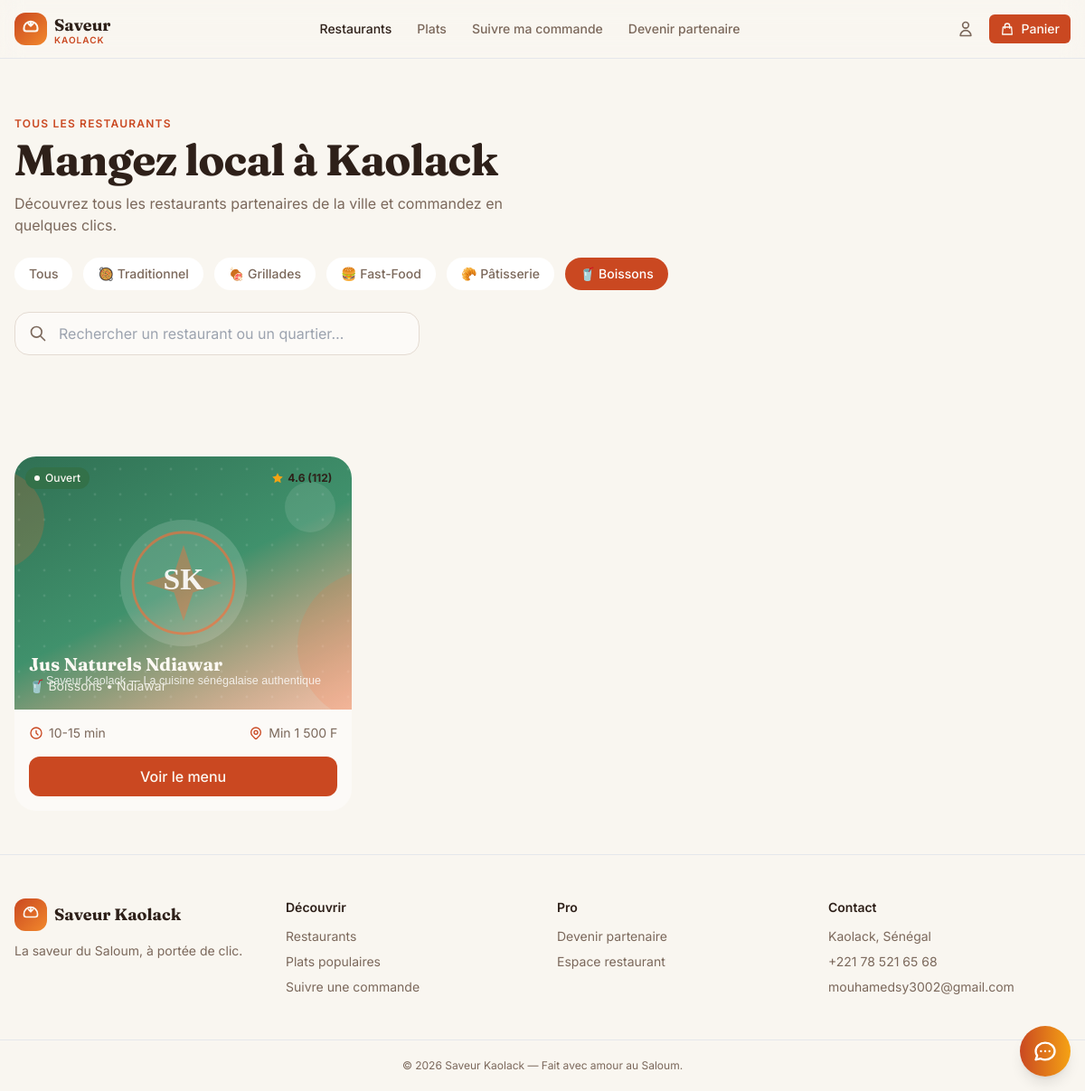
Page /restaurants.php?cat=5 on the earlier database version.
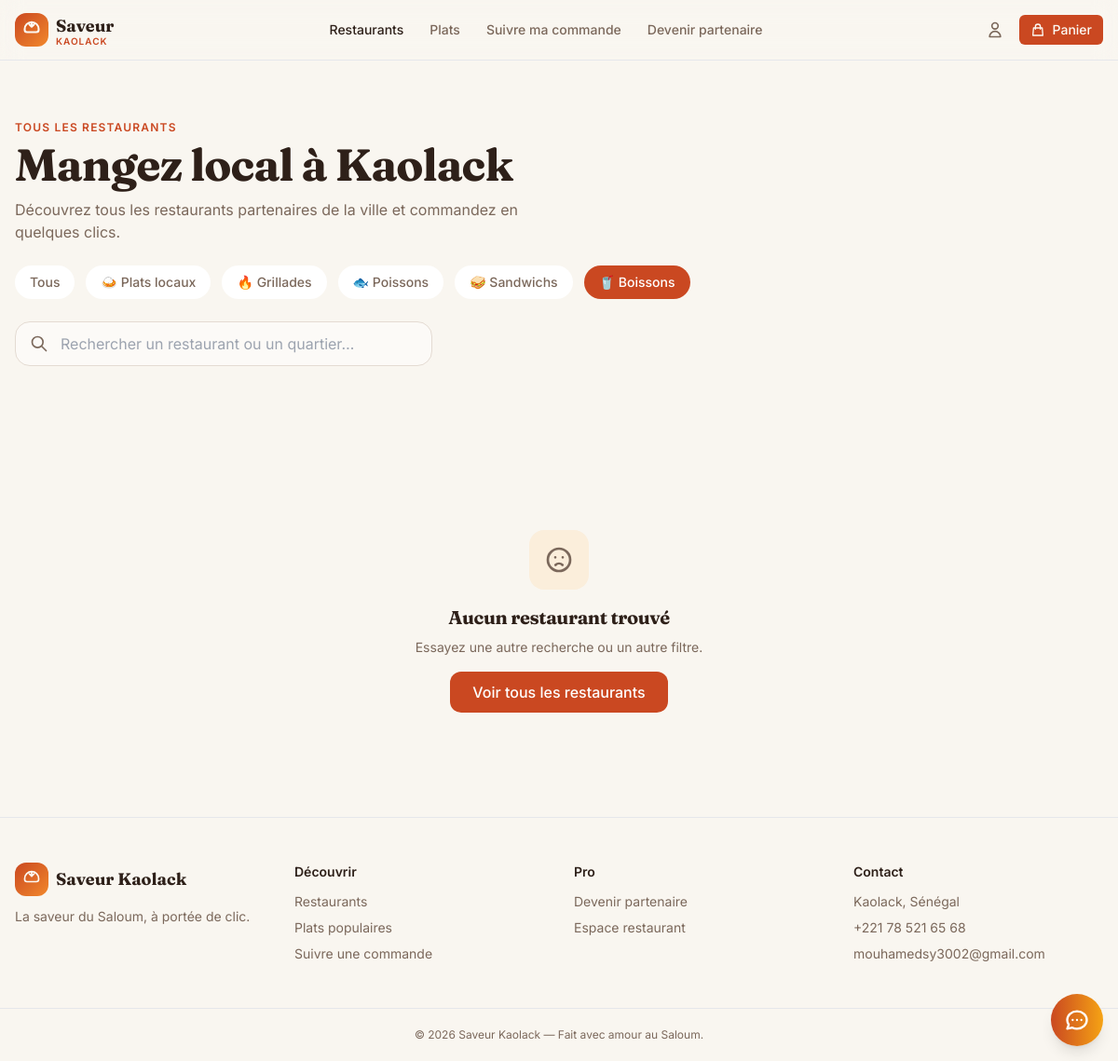
Same page on the later database version.
### tables this page shows
CREATE TABLE `categories` (
  `id`              int(11)     NOT NULL AUTO_INCREMENT,
  `nom`             varchar(50) NOT NULL,
  `icone`           varchar(10) DEFAULT NULL,
  `ordre_affichage` int(11)     DEFAULT 0,
  `description`     text        DEFAULT NULL,
  PRIMARY KEY (`id`)
);

CREATE TABLE `restaurants` (
  `id`                  int(11)       NOT NULL AUTO_INCREMENT,
  `nom`                 varchar(100)  NOT NULL,
  `description`         text          DEFAULT NULL,
  `telephone`           varchar(20)   DEFAULT NULL,
  `email`               varchar(100)  DEFAULT NULL,
  `adresse`             varchar(255)  DEFAULT NULL,
  `quartier`            varchar(50)   DEFAULT NULL,
  `categorie_id`        int(11)       DEFAULT NULL,
  `photo_banniere`      varchar(255)  DEFAULT NULL,
  `photo_resto`         varchar(255)  DEFAULT NULL,
  `logo`                varchar(255)  DEFAULT NULL,
  `heure_ouverture`     time          DEFAULT '08:00:00',
  `heure_fermeture`     time          DEFAULT '22:00:00',
  `delai_livraison_min` int(11)       DEFAULT 20,
  `delai_livraison_max` int(11)       DEFAULT 45,
  `frais_livraison`     int(11)       DEFAULT 1000,
  `commande_minimum`    int(11)       DEFAULT 3000,
  `note_moyenne`        decimal(2,1)  DEFAULT 4.5,
  `nb_avis`             int(11)       DEFAULT 0,
  `est_nouveau`         tinyint(1)    DEFAULT 0,
  `statut`              enum('actif','inactif','ferme','en_attente','refuse') DEFAULT 'en_attente',
  `created_at`          timestamp     NOT NULL DEFAULT current_timestamp(),
  `utilisateur_id`      int(11)       DEFAULT NULL,
  `wave_api_key`        varchar(255)  DEFAULT NULL,
  `telegram_bot_token`  varchar(200)  DEFAULT NULL,
  `telegram_chat_id`    varchar(100)  DEFAULT NULL,
  `latitude`            decimal(10,8) DEFAULT NULL,
  `longitude`           decimal(11,8) DEFAULT NULL,
  PRIMARY KEY (`id`),
  KEY `categorie_id`   (`categorie_id`),
  KEY `utilisateur_id` (`utilisateur_id`),
  CONSTRAINT `restaurants_ibfk_1` FOREIGN KEY (`categorie_id`)   REFERENCES `categories`   (`id`),
  CONSTRAINT `restaurants_ibfk_2` FOREIGN KEY (`utilisateur_id`) REFERENCES `utilisateurs` (`id`)
);

### restaurants.php (the view, shortened to what the changed rows need)
<?php
require_once 'includes/fonctions.php';
try {
    $pdo = getDB();
    $stmt = $pdo->query("SELECT * FROM categories ORDER BY ordre_affichage");
    $categories = $stmt->fetchAll(PDO::FETCH_ASSOC);
    $where = ["statut = 'actif'"];
    $params = [];
    $cat = isset($_GET['cat']) ? (int)$_GET['cat'] : 0;
    if ($cat > 0) {
        $where[] = "categorie_id = :cat";
        $params[':cat'] = $cat;
    }
    $sql = "SELECT r.*, c.nom as categorie_nom, c.icone
            FROM restaurants r
            LEFT JOIN categories c ON r.categorie_id = c.id
            WHERE " . implode(' AND ', $where) . "
            ORDER BY est_nouveau DESC, note_moyenne DESC, nom";
    $stmt = $pdo->prepare($sql);
    $stmt->execute($params);
    $restaurants = $stmt->fetchAll(PDO::FETCH_ASSOC);
} catch (PDOException $e) {
    $restaurants = [];
    $error = 'Erreur BDD: ' . $e->getMessage();
}
require_once 'includes/header.php';
?>
<section class="bg-[hsl(36_78%_92%)]/40">
    <div class="container mx-auto px-4 max-w-7xl py-12 md:py-16">
        <h1 class="mt-2 font-display text-4xl font-bold text-[hsl(20_30%_14%)] md:text-5xl">
            Mangez local à Kaolack
        </h1>
        <div class="mt-6 flex flex-wrap gap-3">
            <a href="?" class="px-4 py-2 rounded-full text-sm font-medium <?php echo empty($cat) ? 'bg-[hsl(14_72%_46%)] text-white' : 'bg-white text-[hsl(25_15%_42%)] hover:bg-[hsl(36_30%_92%)]'; ?> transition-colors">
                Tous
            </a>
            <?php foreach ($categories as $categorie): ?>
            <a href="?cat=<?php echo $categorie['id']; ?>" class="px-4 py-2 rounded-full text-sm font-medium <?php echo $cat == $categorie['id'] ? 'bg-[hsl(14_72%_46%)] text-white' : 'bg-white text-[hsl(25_15%_42%)] hover:bg-[hsl(36_30%_92%)]'; ?> transition-colors">
                <?php echo $categorie['icone'] . ' ' . htmlspecialchars($categorie['nom']); ?>
            </a>
            <?php endforeach; ?>
        </div>
    </div>
</section>
<section class="container mx-auto px-4 max-w-7xl py-12">
    <?php if (isset($error)): ?>
    <div class="rounded-2xl bg-red-50 border border-red-200 p-8 text-center">
        <div class="mx-auto mb-4 flex h-16 w-16 items-center justify-center rounded-2xl bg-red-100 text-red-600">
            <svg xmlns="http://www.w3.org/2000/svg" class="h-8 w-8" fill="none" viewBox="0 0 24 24" stroke="currentColor">
                <path stroke-linecap="round" stroke-linejoin="round" stroke-width="2" d="M12 9v2m0 4h.01m-6.938 4h13.856c1.54 0 2.502-1.667 1.732-3L13.732 4c-.77-1.333-2.694-1.333-3.464 0L3.34 16c-.77 1.333.192 3 1.732 3z" />
            </svg>
        </div>
        <h3 class="font-display text-xl font-bold text-red-800 mb-2">Problème de base de données</h3>
        <p class="text-red-700 mb-4"><?php echo $error; ?></p>
        <div class="bg-white rounded-xl p-4 text-left text-sm text-[hsl(25_15%_42%)]">
            <p class="font-semibold mb-2">Solutions possibles :</p>
            <ul class="list-disc list-inside space-y-1">
                <li>Vérifiez que MySQL est démarré dans XAMPP</li>
                <li><a href="database/install.php" class="text-[hsl(14_72%_46%)] hover:underline">Cliquez ici pour installer la base de données</a></li>
                <li>Vérifiez les identifiants (root / mot de passe vide)</li>
            </ul>
        </div>
    </div>
    <?php else: ?>
    <div class="grid gap-6 md:grid-cols-3">
        <?php foreach ($restaurants as $r):
            $isOpen = estRestaurantOuvert($r['heure_ouverture'], $r['heure_fermeture']);
            $badgeClass = $isOpen ? 'bg-[hsl(142_38%_32%)] text-[hsl(38_60%_97%)]' : 'bg-[hsl(36_30%_92%)] text-[hsl(25_15%_42%)]';
            $dotClass = $isOpen ? 'bg-[hsl(38_60%_97%)]' : 'bg-[hsl(25_15%_42%)]';
            $btnClass = $isOpen ? 'bg-[hsl(14_72%_46%)] text-[hsl(38_60%_97%)] hover:bg-[hsl(14_72%_40%)]' : 'bg-[hsl(36_30%_92%)] text-[hsl(25_15%_42%)] cursor-not-allowed';
            $btnText = $isOpen ? 'Voir le menu' : 'Fermé';
            $delayText = $r['delai_livraison_min'] . '-' . $r['delai_livraison_max'] . ' min';
        ?>
        <div class="group overflow-hidden rounded-3xl bg-[hsl(36_50%_98%)] transition-all duration-300 hover:-translate-y-1 hover:shadow-warm">
            <div class="relative aspect-[4/3] overflow-hidden">
                <?php echo afficherBanniere(
                    $r['photo_banniere'] ?? null,
                    $r['nom'],
                    'h-full w-full object-cover transition-transform duration-500 group-hover:scale-105'
                ); ?>
                <div class="absolute inset-0 bg-gradient-to-t from-[hsl(20_30%_14%)]/70 to-transparent"></div>
                <span class="absolute <?php echo $r['est_nouveau'] ? 'left-3 top-10' : 'left-3 top-3'; ?> inline-flex items-center gap-1.5 px-2.5 py-1 rounded-full text-xs font-medium <?php echo $badgeClass; ?>">
                    <span class="h-1.5 w-1.5 rounded-full <?php echo $dotClass; ?>"></span>
                    <?php echo $isOpen ? 'Ouvert' : 'Fermé'; ?>
                </span>
                <div class="absolute right-3 top-3 flex items-center gap-1 rounded-full bg-[hsl(38_44%_96%)]/95 px-2.5 py-1 text-xs font-bold text-[hsl(20_30%_14%)] shadow-soft">
                    <svg xmlns="http://www.w3.org/2000/svg" class="h-3.5 w-3.5 fill-[hsl(38_92%_52%)] text-[hsl(38_92%_52%)]" viewBox="0 0 24 24" stroke="none">
                        <path d="M12 2l3.09 6.26L22 9.27l-5 4.87 1.18 6.88L12 17.77l-6.18 3.25L7 14.14 2 9.27l6.91-1.01L12 2z"/>
                    </svg>
                    <?php echo number_format($r['note_moyenne'], 1); ?> (<?php echo $r['nb_avis']; ?>)
                </div>
                <div class="absolute bottom-4 left-4 right-4 text-[hsl(38_60%_97%)]">
                    <div class="font-display text-xl font-bold"><?php echo htmlspecialchars($r['nom']); ?></div>
                    <div class="text-sm opacity-90">
                        <?php echo ($r['icone'] ?? '🍽️') . ' ' . htmlspecialchars($r['categorie_nom'] ?? 'Restaurant'); ?> •
                        <?php echo htmlspecialchars($r['quartier']); ?>
                    </div>
                </div>
            </div>
            <div class="flex items-center justify-between p-4 text-sm text-[hsl(25_15%_42%)]">
                <div class="flex items-center gap-1.5">
                    <svg xmlns="http://www.w3.org/2000/svg" class="h-4 w-4 text-[hsl(14_72%_46%)]" fill="none" viewBox="0 0 24 24" stroke="currentColor">
                        <path stroke-linecap="round" stroke-linejoin="round" stroke-width="2" d="M12 8v4l3 3m6-3a9 9 0 11-18 0 9 9 0 0118 0z" />
                    </svg>
                    <?php echo $delayText; ?>
                </div>
                <div class="flex items-center gap-1.5">
                    Min <?php echo number_format($r['commande_minimum'], 0, ',', ' '); ?> F
                </div>
            </div>
            <div class="px-4 pb-4">
                <a href="/saveur-php/restaurant.php?id=<?php echo $r['id']; ?>"
                   class="block w-full py-2.5 text-center rounded-xl <?php echo $btnClass; ?> transition-colors font-medium">
                    <?php echo $btnText; ?>
                </a>
            </div>
        </div>
        <?php endforeach; ?>
    </div>
    <?php if (empty($restaurants)): ?>
    <div class="py-16 text-center">
        <div class="mx-auto mb-4 flex h-16 w-16 items-center justify-center rounded-2xl bg-[hsl(36_78%_92%)] text-[hsl(25_15%_42%)]">
            <svg xmlns="http://www.w3.org/2000/svg" class="h-8 w-8" fill="none" viewBox="0 0 24 24" stroke="currentColor">
                <path stroke-linecap="round" stroke-linejoin="round" stroke-width="2" d="M9.172 16.172a4 4 0 015.656 0M9 10h.01M15 10h.01M21 12a9 9 0 11-18 0 9 9 0 0118 0z" />
            </svg>
        </div>
        <h3 class="font-display text-xl font-bold text-[hsl(20_30%_14%)]">Aucun restaurant trouvé</h3>
        <p class="mt-2 text-sm text-[hsl(25_15%_42%)]">
            Essayez une autre recherche ou un autre filtre.
        </p>
        <a href="?" class="mt-4 inline-flex h-11 items-center justify-center rounded-xl px-6 bg-[hsl(14_72%_46%)] text-white font-medium hover:bg-[hsl(14_72%_40%)] transition-colors">
            Voir tous les restaurants
        </a>
    </div>
    <?php endif; ?>
    <?php endif; ?>
</section>
<?php require_once 'includes/footer.php'; ?>

### includes/header.php (shortened to what the changed rows need)
<?php
$currentPage = basename($_SERVER['PHP_SELF'], '.php');
$currentPath = $_SERVER['PHP_SELF'];
$normalizedPath = str_replace('\\', '/', $currentPath);
$isDashboardPage = (
    strpos($normalizedPath, 'dashboard_resto.php') !== false ||
    strpos($normalizedPath, '/menu.php') !== false ||
    strpos($normalizedPath, '/mes_plats.php') !== false ||
    strpos($normalizedPath, '/modifier_plat.php') !== false ||
    strpos($normalizedPath, '/modifier_restaurant.php') !== false ||
    strpos($normalizedPath, '/profil.php') !== false ||
    strpos($normalizedPath, '/admin/') !== false ||
    ($currentPage == 'commandes' && !empty($_SESSION['role']) && $_SESSION['role'] !== 'client')
);
$links = [
    ['to' => 'restaurants', 'label' => 'Restaurants'],
    ['to' => 'plats', 'label' => 'Plats'],
    ['to' => 'suivi', 'label' => 'Suivre ma commande'],
    ['to' => 'partenaire', 'label' => 'Devenir partenaire'],
];
?>
<!DOCTYPE html>
<html lang="fr">
<head>
    <script src="https://cdn.tailwindcss.com"></script>
</head>
<body class="min-h-screen bg-[hsl(38_44%_96%)]">
    <?php if ($isDashboardPage): ?>
    <header class="sticky top-0 z-50 border-b border-[hsl(30_25%_86%)]/60 bg-[hsl(38_44%_96%)]/85 backdrop-blur-md">
        <div class="container mx-auto px-4 max-w-7xl flex h-16 items-center justify-between">
            <a href="/saveur-php/" class="flex items-center gap-2">
                <div class="flex h-9 w-9 items-center justify-center rounded-xl bg-gradient-warm shadow-warm">
                    <svg xmlns="http://www.w3.org/2000/svg" class="h-5 w-5 text-[hsl(38_60%_97%)]" fill="none" viewBox="0 0 24 24" stroke="currentColor" stroke-width="2.5">
                        <path stroke-linecap="round" stroke-linejoin="round" d="M12 2a9 9 0 00-9 9v1a3 3 0 003 3h12a3 3 0 003-3v-1a9 9 0 00-9-9zM12 2v6m0 0l-3-3m3 3l3-3" />
                    </svg>
                </div>
                <div class="leading-tight">
                    <div class="font-display text-lg font-bold text-[hsl(20_30%_14%)]">Saveur</div>
                    <div class="-mt-1 text-[10px] font-semibold uppercase tracking-widest text-[hsl(14_72%_46%)]">Kaolack</div>
                </div>
            </a>
            <a href="/saveur-php/deconnexion.php" class="inline-flex items-center gap-2 px-4 py-2 text-sm font-medium text-red-600 hover:bg-red-50 rounded-lg transition-colors">
                <svg xmlns="http://www.w3.org/2000/svg" class="h-4 w-4" fill="none" viewBox="0 0 24 24" stroke="currentColor">
                    <path stroke-linecap="round" stroke-linejoin="round" stroke-width="2" d="M17 16l4-4m0 0l-4-4m4 4H7m6 4v1a3 3 0 01-3 3H6a3 3 0 01-3-3V7a3 3 0 013-3h4a3 3 0 013 3v1" />
                </svg>
                Déconnexion
            </a>
        </div>
    </header>
    <?php else: ?>
    <header class="sticky top-0 z-50 border-b border-[hsl(30_25%_86%)]/60 bg-[hsl(38_44%_96%)]/85 backdrop-blur-md">
        <div class="container mx-auto px-4 max-w-7xl flex h-16 items-center justify-between">
            <?php if (empty($_SESSION['role']) || $_SESSION['role'] === 'client'): ?>
            <nav class="hidden items-center gap-7 text-sm font-medium md:flex">
                <?php foreach ($links as $link):
                    $active = $currentPage === $link['to'];
                ?>
                    <a href="/saveur-php/<?php echo $link['to']; ?>.php"
                       class="<?php echo $active ? 'text-[hsl(20_30%_14%)]' : 'text-[hsl(25_15%_42%)] hover:text-[hsl(20_30%_14%)]'; ?> transition-colors">
                        <?php echo $link['label']; ?>
                    </a>
                <?php endforeach; ?>
            </nav>
            <?php endif; ?>
        </div>
    </header>
    <?php endif; ?>

### includes/fonctions.php (shortened to what the changed rows need)
<?php
function afficherImageResto(?string $nom_fichier, string $alt = '', string $classe = '', string $type = 'default'): string {
    $nom_fichier = $nom_fichier ? basename($nom_fichier) : '';
    switch ($type) {
        case 'banniere':
            $chemin_complet = BANNIERES_PATH . $nom_fichier;
            $url_base = BANNIERES_URL;
            $url_defaut = IMG_BANNIERE_DEFAUT;
            break;
    }
    $fichier_existe = !empty($nom_fichier) && file_exists($chemin_complet) && is_file($chemin_complet);
    $url = $fichier_existe ? $url_base . urlencode($nom_fichier) : $url_defaut;
    $html = '<img src="' . $url . '"';
    $html .= ' alt="' . htmlspecialchars($alt ?: 'Image du restaurant', ENT_QUOTES, 'UTF-8') . '"';
    $html .= ' loading="lazy"';
    if (!empty($classe)) {
        $html .= ' class="' . htmlspecialchars($classe, ENT_QUOTES, 'UTF-8') . '"';
    }
    $html .= ' onerror="this.onerror=null;this.src=\'' . $url_defaut . '\'"';
    $html .= '>';
    return $html;
}
function afficherBanniere(?string $nom_fichier, string $alt = '', string $classe = ''): string {
    return afficherImageResto($nom_fichier, $alt, $classe, 'banniere');
}
function estRestaurantOuvert(string $heureOuverture, string $heureFermeture): bool {
    $now = new DateTime();
    $currentMinutes = (int)$now->format('H') * 60 + (int)$now->format('i');
    list($openH, $openM) = explode(':', $heureOuverture);
    list($closeH, $closeM) = explode(':', $heureFermeture);
    $openMinutes = (int)$openH * 60 + (int)$openM;
    $closeMinutes = (int)$closeH * 60 + (int)$closeM;
    return $currentMinutes >= $openMinutes && $currentMinutes <= $closeMinutes;
}

Differences in the rows shown:
removed restaurants: shows "Ouvert", note_moyenne "4.6", nb_avis "112", nom "Jus Naturels Ndiawar", categorie.icone "🥤", categorie.nom "Boissons", quartier "Ndiawar", delayText "10-15 min", commande_minimum "1 500", btnText "Voir le menu"
changed categories: icone "🥘" → "🍛"; nom "Traditionnel" → "Plats locaux"
changed categories "Grillades": icone "🍖" → "🔥"
changed categories: icone "🍔" → "🐟"; nom "Fast-Food" → "Poissons"
changed categories: icone "🥐" → "🥪"; nom "Pâtisserie" → "Sandwichs"
Other differences:
text now shown: "Aucun restaurant trouvé Essayez une autre recherche ou un autre filtre. Voir tous les restaurants"
